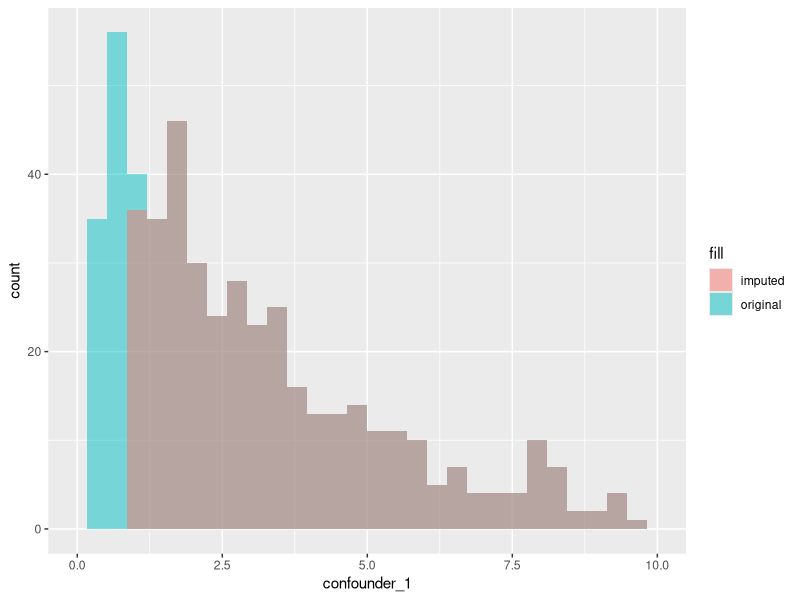
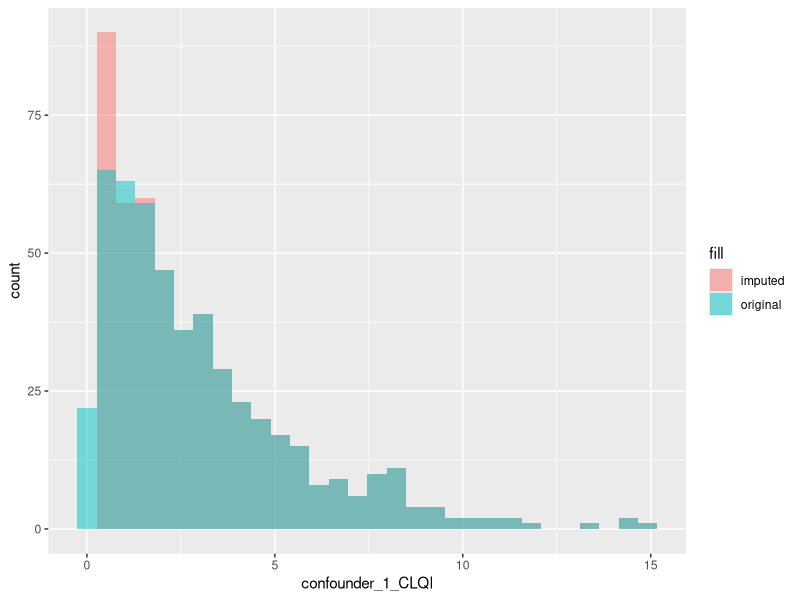

The R script that drew these images, in order:
## ---- chunk 1
#necessary libraries
library(tidyverse)
library(quantreg)
library(MASS)
library(purrr)
## ---- chunk 2
#logit and expit functions for myself
logit <- function(prob) {
  value <- log(prob / (1 - prob))
  return(value)
}

expit <- function(prob) {
  value <- 1 / (1 + exp(-(prob)))
  return(value)
}

#now some other transformation functions
log_quant_transform <- function(value, min, max) {
  new_value <- log((value - min) / (max - value))
  
  if (is.nan(new_value)) {return(NA)} 
  else {return(new_value)}
}

inv_log_quant_transform <- function(value, min, max) {
  new_value <- (exp(value)*max + min) / (1+exp(value))
  return(new_value)
}
## ---- chunk 3
coefficient_generator <- function(tau, num_studies, 
                                  a_0 = logit(0.3), a_1 = log(1.1), 
                                  b_0 = logit(0.1), b_1 = log(1.5), b_2 = log(0.7), b_3 = log(1.2)) {
    
  #create which number study we have
  study_counts <- data.frame(id = 1:num_studies)
  
  study_counts <- study_counts |>
    mutate(study_num = paste("Study", id)) |>
    dplyr::select(study_num)
  
  #allow a_1 to vary
  alpha_coefficients <- rnorm(num_studies, a_1, tau)
  alpha_coefficients <- as.data.frame(alpha_coefficients) #make into data frame
  
      #renaming for better binding experience + adding a_0... not important here
      alpha_coefficients <- alpha_coefficients |> 
        mutate(a_0 = a_0) |>
        rename(a_1 = "alpha_coefficients") |>
        dplyr::select(a_0, a_1) #reordering
  
      
  #now doing the beta coefficients
  beta_vector <- c(b_1, b_2, b_3)
  
    #variance-covariance matrix
    matrix_size <- length(beta_vector)
    diag_mat <- matrix(0, matrix_size, matrix_size) 
    diag(diag_mat) <- 1 #make all the diagonals 1 for the identity matrix
    
    #lastly, we need to perform the calculation specified in section 3.1.4
    beta_matrix <- tau * diag_mat
    beta_coefficients <- mvrnorm(num_studies, beta_vector, beta_matrix)
    beta_coefficients <- as.data.frame(beta_coefficients)
    
      #renaming for better binding experience
      beta_coefficients <- beta_coefficients |> 
        mutate(b_0 = b_0) |>
        rename(b_1 = "V1", b_2 = "V2", b_3 = "V3") |>
        dplyr::select(b_0, b_1, b_2, b_3)
      
  #we need to set a LoD value for these studies that has slight variation
  LoD <- data.frame(LoD = round(runif(num_studies, min = 0.8, max = 1.2), 3))
  
  #lastly, we need a range of degrees of freedom for the confounder generation
  #there will be two just in case I want to use an F distribution
  deg_freedom <- data.frame(df_1 = round(runif(num_studies, min = 3, max = 7)),
                            df_2 = round(runif(num_studies, min = 3, max = 7)))
  
  #now combine these results
  coefficients <- cbind(study_counts, alpha_coefficients, beta_coefficients, LoD, deg_freedom)
  
  return(coefficients)
}

#coefficient_generator(tau = 0.01, num_studies = 30)
## ---- chunk 4
#this will be nested to make the list function cleaner to read
create_data <- function(sample_size, a_0, a_1, b_0, b_1, b_2, b_3, df_1, df_2) {
  
  #initialize everything
  n <- sample_size
  
  #step 1: Base Binary Predictor
  V <- rbinom(n, size = 1, prob = 0.4)
  
  #step 2: cnfounder with a skewed distribution... Biomarker missing
  C1 <- rchisq(n, df = df_1) 
  C2 <- rnorm(n, mean = 75, sd = 7) #another confounder with a normal distribution. not used right now
  
  #step 3: generating exposure variable based on confounders (probability)
  E <- expit(a_0 + a_1*C1)
  E_bin <- rbinom(n, size = 1, prob = E)
  
  #step 4: generating outcome based on confounders, exposure, and base binary predictor
  O <- expit(b_0 + b_1*E + b_2*V + b_3*C1)
  O_bin <- rbinom(n, size = 1, prob = O)
  
  #step 5: create dataset
  
  my_data <- data.frame(
    predictor = V,
    confounder_1 = C1,
    confounder_2 = C2,
    exposure = E_bin,
    outcome = O_bin
  )
  
  return(my_data)
} 
## ---- chunk 5
#recall all coefficients are stored in coefficient_generator funct
create_multiple_datasets <- function(study_coefficient_dataset, sample_size) {
  my_list <- list() #initialize empty list
  
  #pulling all values we need
  a_0_values <- study_coefficient_dataset |> dplyr::pull(a_0)
  a_1_values <- study_coefficient_dataset |> dplyr::pull(a_1)
  b_0_values <- study_coefficient_dataset |> dplyr::pull(b_0)
  b_1_values <- study_coefficient_dataset |> dplyr::pull(b_1)
  b_2_values <- study_coefficient_dataset |> dplyr::pull(b_2)
  b_3_values <- study_coefficient_dataset |> dplyr::pull(b_3)
  
  #also degrees of freedom
  df_1_values <- study_coefficient_dataset |> dplyr::pull(df_1)
  df_2_values <- study_coefficient_dataset |> dplyr::pull(df_2) #only if necessary
  
  for(i in 1:nrow(study_coefficient_dataset)) {
    #do the data generating mechanism
    a_0 <- a_0_values[i]
    a_1 <- a_1_values[i]
    b_0 <- b_0_values[i]
    b_1 <- b_1_values[i]
    b_2 <- b_2_values[i]
    b_3 <- b_3_values[i]
    
    #also the degrees of freedom
    df_1 <- df_1_values[i]
    df_2 <- df_2_values[i]
    
    #apply the data generating mechanism function from the values above
    my_data <- create_data(sample_size = sample_size, 
                           a_0 = a_0, a_1 = a_1, 
                           b_0 = b_0, b_1 = b_1, b_2 = b_2, b_3 = b_3,
                           df_1 = df_1, df_2 = df_2)
    
    
    #finally, add this dataset to our list
    my_list[[i]] <- my_data
  
  }
  
  #return the list
  return(my_list)
}
## ---- chunk 6
set.seed(605)

#don't forget to load the three functions necessary to make this work
my_coefficients_basic <- coefficient_generator(tau = 0.01, num_studies = 2)
my_studies_basic <- create_multiple_datasets(my_coefficients_basic, sample_size = 500)
## ---- chunk 7
#doesn't matter which study is the basis study
basis_study <- as.data.frame(my_studies_basic[1])
missing_study <- as.data.frame(my_studies_basic[2])

#get rid of the mess
rm(my_studies_basic)
## ---- chunk 8
#look at my_coefficients and see that randomly selected LoD is 0.912
missing_study <- missing_study |>
  mutate(confounder_1_missing = ifelse(confounder_1 >= 0.912, confounder_1, NA))

#count proportion of missingness here: 17.6%
prop_missing = sum(is.na(missing_study$confounder_1_missing)) / nrow(missing_study)
prop_missing
## ---- chunk 9
ggplot(missing_study) +
  geom_histogram(aes(x = confounder_1, fill = "original"), alpha = 0.5) +
  geom_histogram(aes(x = confounder_1_missing, fill = "imputed"), alpha = 0.5) + 
  xlim(0,10)
## ---- chunk 10
min = 0
max = ceiling(quantile(basis_study$confounder_1, prob = 0.99))

#the transformation of confounder 1
basis_study <- basis_study |>
  mutate(confounder_1_transformed = sapply(confounder_1, log_quant_transform, min, max))

#some NaN's are produced, but that is to be expected
## ---- chunk 11
#test with 1st quartile, median, and 3rd quartile: need to transform them back

#initiliaze empty data frame
coefficient_data <- data.frame()

for(i in seq(0.01:0.99, by=0.01)) {
  reg_coeff <- rq(confounder_1_transformed ~ exposure + predictor + outcome, data = basis_study, tau=i)
  
  new_data <- data.frame(
    b0 = reg_coeff$coefficients[1],
    b_exposure = reg_coeff$coefficients[2],
    b_predictor = reg_coeff$coefficients[3],
    b_outcome = reg_coeff$coefficients[4],
    quant = i
  )
  
  coefficient_data <- rbind(coefficient_data, new_data) #add to new iterations
}
## ---- chunk 12
#we already did this, so we're just going to clean up
rm(new_data)
rm(reg_coeff)

coefficient_data
## ---- chunk 13
#we had this code previously, but it's repeated here for clarification
prop_missing = sum(is.na(missing_study$confounder_1_missing)) / nrow(missing_study)
prop_missing = ceiling(prop_missing * 100)
prop_missing

#make this into a function for easy use?

find_prop_missing <- function(missing_data_study, LD) {
  prop_missing <- sum(is.na(missing_data_study[[LD]])) / nrow(missing_data_study)
  prop_missing <- ceiling(prop_missing * 100)
  
  return(prop_missing)
}

#should spit out 21... works!
find_prop_missing(missing_data_study = missing_study, LD = "confounder_1_missing")
## ---- chunk 14
uniform_values <- function(prop_missing = 99) {
  u <- runif(1, min = 1, max = prop_missing) #aka from 0.01 to 0.99
  
  #all the values we need from the uniform
  floor_u <- floor(u)
  mod_u <- (u - floor(u))
  next_u <- ceiling(u)
  
  #now putting this into a vector
  my_u <- c(u, floor_u, mod_u, next_u)
  return(my_u)
}
## ---- chunk 15
max(missing_study$confounder_1)

#not entirely sure how i want to build this up
CLQI <- function(basis_coefficients, study_for_imputation, 
                 var_for_imputation, row_index) {
  
  #random draw from a uniform dist and extract important information
  u_vector <- uniform_values(prop_missing = prop_missing) 
  floor_quantile <- coefficient_data[u_vector[2], ] #floor
  ceiling_quantile <- coefficient_data[u_vector[4], ] #ceiling
  
  #need to calculate regression values... really messy don't look at this
  lower_quantile_value <- floor_quantile$b0 + (floor_quantile$b_predictor * missing_study[row_index,]$predictor) +
    (floor_quantile$b_exposure * missing_study[row_index,]$exposure) + (floor_quantile$b_outcome * missing_study[row_index,]$outcome)

  upper_quantile_value <- ceiling_quantile$b0 + (ceiling_quantile$b_predictor * missing_study[row_index,]$predictor) +
    (ceiling_quantile$b_exposure * missing_study[row_index,]$exposure) + (ceiling_quantile$b_outcome * missing_study[row_index,]$outcome)

  modulus <- u_vector[3]
  imputation_value_transformed <- ((1-modulus)*lower_quantile_value) + (modulus*upper_quantile_value)
  
  #lastly, untransform this value using the right min and max... organization is a headache
  min_imp <- 0
  missing_data_proportion <- find_prop_missing(missing_data_study = study_for_imputation, 
                                               LD = as.character(var_for_imputation)) / 100
  
  #THIS IS THE ISSUE...
  max_imp <- 15
  temp <- as.numeric(quantile(missing_study$confounder_1, missing_data_proportion))
  #then normal distribution to add random error... AHHHHHHH
  
  #remember min is 0 and prop_missing gives us the right quantile for calculating max from study_for_imputation
  imputed_value_regular <- inv_log_quant_transform(value = imputation_value_transformed, min = min_imp, max = max_imp)
  
  return(imputed_value_regular)
}
## ---- chunk 16
missing_study <- missing_study |>
  mutate(confounder_1_CLQI = ifelse(is.na(confounder_1_missing), 
                                    CLQI(basis_coefficients = coefficient_data,
                                         study_for_imputation = missing_study,
                                         var_for_imputation = "confounder_1_missing",
                                         row_index = seq_len(nrow(missing_study))), 
                                    confounder_1_missing))
## ---- chunk 17
#checking stuff here
ggplot(data=missing_study) +
  geom_histogram(aes(x = confounder_1_CLQI, fill = "imputed"), alpha = 0.5) + 
  geom_histogram(aes(x = confounder_1, fill = "original"), alpha = 0.5)
## ---- chunk 18
CLQI_MI <- function(num_iterations = 10) {
  #repeat this 10 times and save the desired parameters... use purrr?
  
}

#return a dataframe with all necessary information
## ---- chunk 19
#need a refresher, but should be easy
## ---- chunk 20

## ---- chunk 21
missing_study <- missing_study |>
  mutate(confounder_1_constant_imputed = ifelse(is.na(confounder_1_missing), sqrt(2), confounder_1_missing))
## ---- chunk 22

## ---- chunk 23
#bias example: take the aggregated b1 estimate, then subtract by the population b1 estimate to get bias value for one iteration
## ---- chunk 24
#MSE example: need the variance of the b1 estimate... figure this one out!
## ---- chunk 25
#coverage example: i have no clue !!!!!
